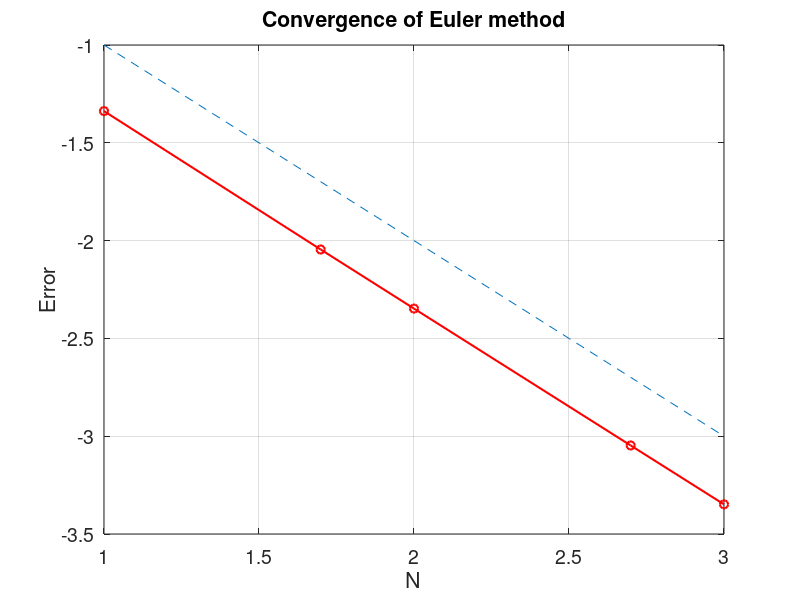

Write the MATLAB code that produced this figure.
% Euler1_order.m
% Euler method for a first-order ODE
% u'(t)=t^2+t-u, t \in [0,2] 
% Initial value : u(0)=0 ;
% Exact solution : u(t)=-exp(-t)+t^2-t+1.
clear all
Nvec=[10 50 100 500 1000];  % Number of splits
Error=[];
fun=@(t,u) t.^2+t-u;            % RHS
for k=1:length(Nvec)
    N=Nvec(k);
    h=1/N;
    x=0:h:1;                                % function interval
    u(1)=0;                                 % initial value
    for i=1:N
        u(i+1)=u(i)+h.*fun(x(i),u(i));
    end
    ue=-exp(-x)+x.^2-x+1;        % exact solution
    error=max(abs(u-ue));
    Error=[Error,error];
end
plot(log10(Nvec),log10(Error),'ro-','LineWidth',1.5)
%loglog(Nvec,Error,'ro-','LineWidth',1.5)
hold on,
%loglog(Nvec, Nvec.^(-1), '--')
plot(log10(Nvec), log10(Nvec.^(-1)), '--')
grid on,
xlabel('N','fontsize', 16), ylabel('Error','fontsize',16)
title('Convergence of Euler method','fontsize',14)
set(gca,'fontsize',14)
for i=1:length(Nvec)-1     % computating convergence order
    order(i)=-log(Error(i)/Error(i+1))/(log(Nvec(i)/Nvec(i+1)));
end
Error
order
